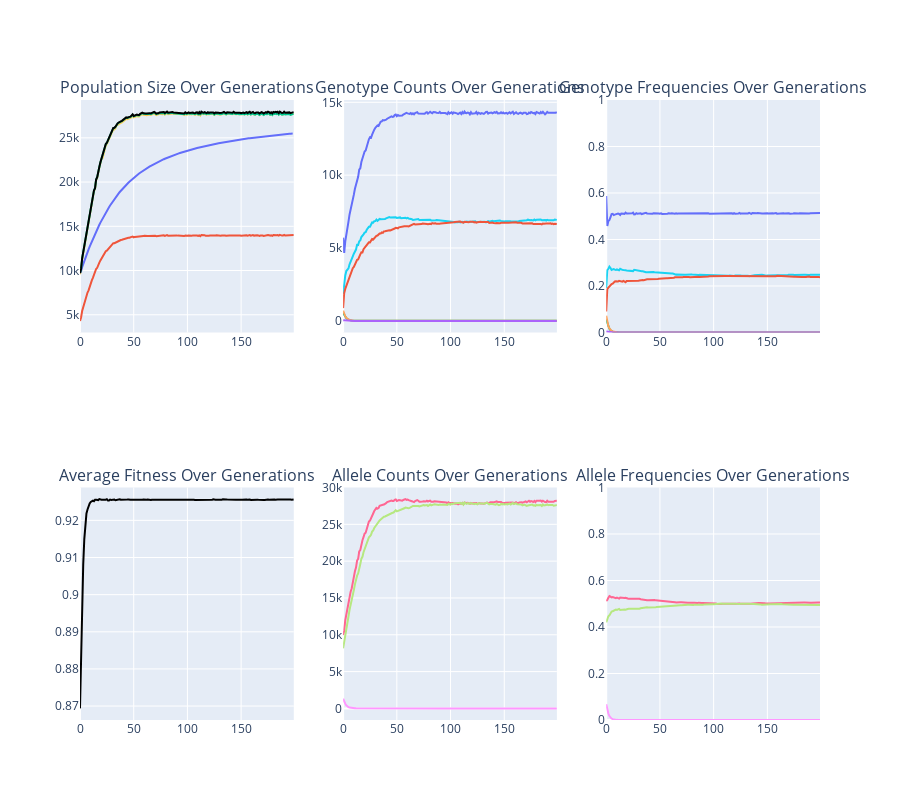

Here is the notebook cell this chart was saved with:
### Code cell
# 1 locus, 3 alleles each (Not HW equilibrium)

generations=200
growth_rate=0.1
drift=0.1
mutation_rate=0.0001
carrying_capacity = 30000
bottleneck_yr=None
bottleneck_pop=500
covariance=0

genotype_data = {
    (('A1', 'A1'),) : {'Nm': 1000, 'Nf': 1000, 'fitness': 0.9},
    (('A1', 'A2'),) : {'Nm': 3000, 'Nf': 3000, 'fitness': 0.95},
    (('A1', 'A3'),) : {'Nm': 500, 'Nf': 500, 'fitness': 0.2},
    (('A2', 'A2'),) : {'Nm': 500, 'Nf': 500, 'fitness': 0.9},
    (('A2', 'A3'),) : {'Nm': 500, 'Nf': 500, 'fitness': 0.6},
    (('A3', 'A3'),) : {'Nm': 20, 'Nf': 20, 'fitness': 1.0},
}

mutations=None

pop_gen(
    generations,
    genotype_data,
    growth_rate,
    carrying_capacity,
    drift,
    mutation_rate,
    bottleneck_yr,
    bottleneck_pop,
    covariance,
)

### Figure 1 — Plotly figure (JSON) as saved in the notebook; plotly's stock layout.template omitted (floating-point values rounded to 4 significant figures; data arrays with more than 128 entries replaced by an {"elided": "..."} marker saying what was removed)
{"data": [{"hoverinfo": "text", "line": {"color": "#FECB52"}, "mode": "lines", "name": "Ne (Sex Ratios)", "showlegend": false, "text": {"elided": "200 str values"}, "type": "scatter", "x": {"elided": "200 int values"}, "xaxis": "x", "y": {"elided": "200 float values"}, "yaxis": "y"}, {"hoverinfo": "text", "line": {"color": "#636EFA"}, "mode": "lines", "name": "Ne (Size Variation)", "showlegend": false, "text": {"elided": "199 str values"}, "type": "scatter", "x": {"elided": "199 int values"}, "xaxis": "x", "y": {"elided": "199 float values"}, "yaxis": "y"}, {"hoverinfo": "text", "line": {"color": "#EF553B"}, "mode": "lines", "name": "Ne (Allele Variation)", "showlegend": false, "text": {"elided": "200 str values"}, "type": "scatter", "x": {"elided": "200 int values"}, "xaxis": "x", "y": {"elided": "200 float values"}, "yaxis": "y"}, {"hoverinfo": "text", "line": {"color": "#00CC96"}, "mode": "lines", "name": "Ne (Inbreeding)", "showlegend": false, "text": {"elided": "200 str values"}, "type": "scatter", "x": {"elided": "200 int values"}, "xaxis": "x", "y": {"elided": "200 float values"}, "yaxis": "y"}, {"hoverinfo": "text", "line": {"color": "black"}, "mode": "lines", "name": "N", "showlegend": false, "text": {"elided": "200 str values"}, "type": "scatter", "x": {"elided": "200 int values"}, "xaxis": "x", "y": {"elided": "200 int values"}, "yaxis": "y"}, {"hoverinfo": "text", "line": {"color": "#19D3F3"}, "mode": "lines", "name": "A1A1", "showlegend": false, "text": {"elided": "200 str values"}, "type": "scatter", "x": {"elided": "200 int values"}, "xaxis": "x2", "y": {"elided": "200 int values"}, "yaxis": "y2"}, {"hoverinfo": "text", "line": {"color": "#636EFA"}, "mode": "lines", "name": "A1A2", "showlegend": false, "text": {"elided": "200 str values"}, "type": "scatter", "x": {"elided": "200 int values"}, "xaxis": "x2", "y": {"elided": "200 int values"}, "yaxis": "y2"}, {"hoverinfo": "text", "line": {"color": "#00CC96"}, "mode": "lines", "name": "A1A3", "showlegend": false, "text": {"elided": "200 str values"}, "type": "scatter", "x": {"elided": "200 int values"}, "xaxis": "x2", "y": {"elided": "200 int values"}, "yaxis": "y2"}, {"hoverinfo": "text", "line": {"color": "#EF553B"}, "mode": "lines", "name": "A2A2", "showlegend": false, "text": {"elided": "200 str values"}, "type": "scatter", "x": {"elided": "200 int values"}, "xaxis": "x2", "y": {"elided": "200 int values"}, "yaxis": "y2"}, {"hoverinfo": "text", "line": {"color": "#FFA15A"}, "mode": "lines", "name": "A2A3", "showlegend": false, "text": {"elided": "200 str values"}, "type": "scatter", "x": {"elided": "200 int values"}, "xaxis": "x2", "y": {"elided": "200 int values"}, "yaxis": "y2"}, {"hoverinfo": "text", "line": {"color": "#AB63FA"}, "mode": "lines", "name": "A3A3", "showlegend": false, "text": {"elided": "200 str values"}, "type": "scatter", "x": {"elided": "200 int values"}, "xaxis": "x2", "y": {"elided": "200 int values"}, "yaxis": "y2"}, {"hoverinfo": "text", "line": {"color": "#19D3F3"}, "mode": "lines", "name": "A1A1", "showlegend": false, "text": {"elided": "200 str values"}, "type": "scatter", "x": {"elided": "200 int values"}, "xaxis": "x3", "y": {"elided": "200 float values"}, "yaxis": "y3"}, {"hoverinfo": "text", "line": {"color": "#636EFA"}, "mode": "lines", "name": "A1A2", "showlegend": false, "text": {"elided": "200 str values"}, "type": "scatter", "x": {"elided": "200 int values"}, "xaxis": "x3", "y": {"elided": "200 float values"}, "yaxis": "y3"}, {"hoverinfo": "text", "line": {"color": "#00CC96"}, "mode": "lines", "name": "A1A3", "showlegend": false, "text": {"elided": "200 str values"}, "type": "scatter", "x": {"elided": "200 int values"}, "xaxis": "x3", "y": {"elided": "200 float values"}, "yaxis": "y3"}, {"hoverinfo": "text", "line": {"color": "#EF553B"}, "mode": "lines", "name": "A2A2", "showlegend": false, "text": {"elided": "200 str values"}, "type": "scatter", "x": {"elided": "200 int values"}, "xaxis": "x3", "y": {"elided": "200 float values"}, "yaxis": "y3"}, {"hoverinfo": "text", "line": {"color": "#FFA15A"}, "mode": "lines", "name": "A2A3", "showlegend": false, "text": {"elided": "200 str values"}, "type": "scatter", "x": {"elided": "200 int values"}, "xaxis": "x3", "y": {"elided": "200 float values"}, "yaxis": "y3"}, {"hoverinfo": "text", "line": {"color": "#AB63FA"}, "mode": "lines", "name": "A3A3", "showlegend": false, "text": {"elided": "200 str values"}, "type": "scatter", "x": {"elided": "200 int values"}, "xaxis": "x3", "y": {"elided": "200 float values"}, "yaxis": "y3"}, {"hoverinfo": "text", "line": {"color": "black"}, "mode": "lines", "name": "Average Fitness", "showlegend": false, "text": {"elided": "200 str values"}, "type": "scatter", "x": {"elided": "200 int values"}, "xaxis": "x4", "y": {"elided": "200 float values"}, "yaxis": "y4"}, {"hoverinfo": "text", "line": {"color": "#FF6692"}, "mode": "lines", "name": "A1", "showlegend": false, "text": {"elided": "200 str values"}, "type": "scatter", "x": {"elided": "200 int values"}, "xaxis": "x5", "y": {"elided": "200 int values"}, "yaxis": "y5"}, {"hoverinfo": "text", "line": {"color": "#B6E880"}, "mode": "lines", "name": "A2", "showlegend": false, "text": {"elided": "200 str values"}, "type": "scatter", "x": {"elided": "200 int values"}, "xaxis": "x5", "y": {"elided": "200 int values"}, "yaxis": "y5"}, {"hoverinfo": "text", "line": {"color": "#FF97FF"}, "mode": "lines", "name": "A3", "showlegend": false, "text": {"elided": "200 str values"}, "type": "scatter", "x": {"elided": "200 int values"}, "xaxis": "x5", "y": {"elided": "200 int values"}, "yaxis": "y5"}, {"hoverinfo": "text", "line": {"color": "#FF6692"}, "mode": "lines", "name": "A1", "showlegend": false, "text": {"elided": "200 str values"}, "type": "scatter", "x": {"elided": "200 int values"}, "xaxis": "x6", "y": {"elided": "200 float values"}, "yaxis": "y6"}, {"hoverinfo": "text", "line": {"color": "#B6E880"}, "mode": "lines", "name": "A2", "showlegend": false, "text": {"elided": "200 str values"}, "type": "scatter", "x": {"elided": "200 int values"}, "xaxis": "x6", "y": {"elided": "200 float values"}, "yaxis": "y6"}, {"hoverinfo": "text", "line": {"color": "#FF97FF"}, "mode": "lines", "name": "A3", "showlegend": false, "text": {"elided": "200 str values"}, "type": "scatter", "x": {"elided": "200 int values"}, "xaxis": "x6", "y": {"elided": "200 float values"}, "yaxis": "y6"}], "layout": {"annotations": [{"font": {"size": 16}, "showarrow": false, "text": "Population Size Over Generations", "x": 0.1444, "xanchor": "center", "xref": "paper", "y": 1, "yanchor": "bottom", "yref": "paper"}, {"font": {"size": 16}, "showarrow": false, "text": "Genotype Counts Over Generations", "x": 0.5, "xanchor": "center", "xref": "paper", "y": 1, "yanchor": "bottom", "yref": "paper"}, {"font": {"size": 16}, "showarrow": false, "text": "Genotype Frequencies Over Generations", "x": 0.8556, "xanchor": "center", "xref": "paper", "y": 1, "yanchor": "bottom", "yref": "paper"}, {"font": {"size": 16}, "showarrow": false, "text": "Average Fitness Over Generations", "x": 0.1444, "xanchor": "center", "xref": "paper", "y": 0.375, "yanchor": "bottom", "yref": "paper"}, {"font": {"size": 16}, "showarrow": false, "text": "Allele Counts Over Generations", "x": 0.5, "xanchor": "center", "xref": "paper", "y": 0.375, "yanchor": "bottom", "yref": "paper"}, {"font": {"size": 16}, "showarrow": false, "text": "Allele Frequencies Over Generations", "x": 0.8556, "xanchor": "center", "xref": "paper", "y": 0.375, "yanchor": "bottom", "yref": "paper"}], "height": 800, "hovermode": "closest", "xaxis": {"anchor": "y", "domain": [0, 0.2889]}, "xaxis2": {"anchor": "y2", "domain": [0.3556, 0.6444]}, "xaxis3": {"anchor": "y3", "domain": [0.7111, 1]}, "xaxis4": {"anchor": "y4", "domain": [0, 0.2889]}, "xaxis5": {"anchor": "y5", "domain": [0.3556, 0.6444]}, "xaxis6": {"anchor": "y6", "domain": [0.7111, 1]}, "yaxis": {"anchor": "x", "domain": [0.625, 1]}, "yaxis2": {"anchor": "x2", "domain": [0.625, 1]}, "yaxis3": {"anchor": "x3", "domain": [0.625, 1], "range": [0, 1]}, "yaxis4": {"anchor": "x4", "domain": [0, 0.375]}, "yaxis5": {"anchor": "x5", "domain": [0, 0.375]}, "yaxis6": {"anchor": "x6", "domain": [0, 0.375], "range": [0, 1]}}}
